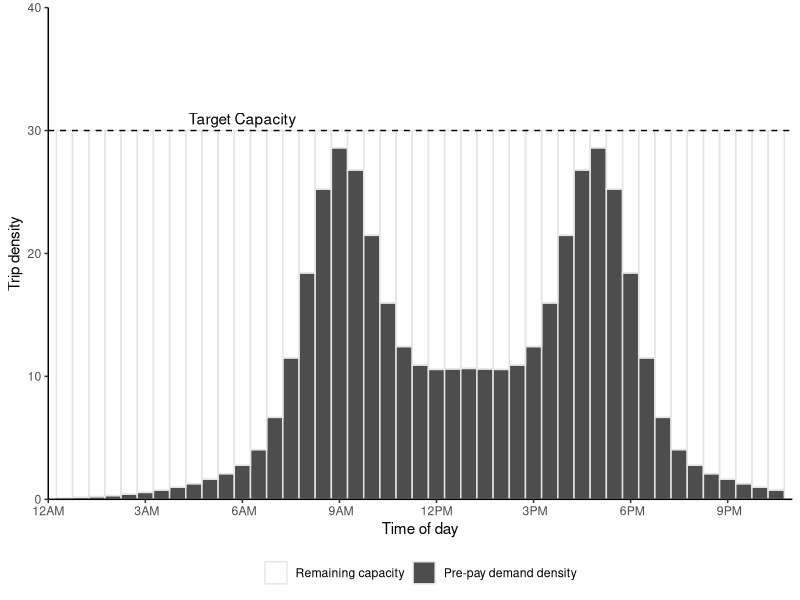

Write the R code that produced this figure.

library(data.table)
library(ggplot2)
library(scales)
# library(extrafont)

#### Functions ####

#Pricing function
fun.price <- function(k, pmin, pmax, a, b)  pmin + (pmax-pmin)/(1 + exp(a-b*k))

#Elasticity function
fun.elasticdemand <- function(k,p1,p2,E) k+k*(exp(-E*(p2-p1)/(p2+p1))-1)
#fun.elasticdemand <- function(k,p1,p2,E) k*((p2-p1)/p1)^-E

#Demand distribution (Manually constructed for this example)
fun.demanddist <- function(scale, t,sd) scale*(dnorm(t,mean=9,sd) + dnorm(t,mean=17,sd) + dnorm(t,mean=12,sd=4) + dnorm(t,mean=14,sd=4))


#### Parameters ####
E = 0.3
trips = 100000
inc = 5/60
t = seq(0,24,by=inc)
a = 7
b = 0.3
pfix = 8
pmin = 0*pfix/2
pmax = pfix*3
nlanes = 6 #lanes

#### Run for the constant parameters ####
dat = data.table(t=t, k1 = fun.demanddist(85,t,1.5), price1 = pfix)
#dat[ , k2 := fun.demanddist(t,2)]
dat[ , "q1" := trips*k1/sum(k1)/inc/nlanes ]
dat[ , "n1" := trips*k1/sum(k1) ]
dat[ , price2 := fun.price(k1, pmin, pmax, a, b)]

dat[ , k2 := fun.elasticdemand(k1,price1,price2,E)]
dat[ , k2 := sum(k1)*k2/sum(k2)]
dat[ , "q2" := trips*k2/sum(k2)/inc/nlanes ]
dat[ , "n2" := trips*k2/sum(k2) ]

#Revenue
dat[ , rev1 := n1*price1]
dat[ , rev2 := n2*price2]
#Revenue per house
dat[ , rev1hr := rev1/inc]
dat[ , rev2hr := rev2/inc]
#Cumulative sum
dat[ , sumrev1 := cumsum(n1*price1)]
dat[ , sumrev2 := cumsum(n2*price2)]

#Time
dat[ , time := as.POSIXct('2000-01-01 00:00:00 EST', tz='EST') + (3600*t)]

#Check sum, make sure the same number of total trips happen
dat[ , lapply(.SD, sum),.SDcols = c("k1","k2")]
dat[ , lapply(.SD, sum),.SDcols = c("q1","q2")]
dat[ , lapply(.SD, sum),.SDcols = c("n1","n2")]


#### Run with varying pmax and elasticity ####
#Set up combination matrix
datvar = as.data.table(expand.grid(tval = t,
                                   elas = seq(0,2, by=0.025),
                                   surge = seq(0, 4, by = 0.05)))
#Assign fixed price & scaled price
datvar[ , price1 := pfix]
datvar[ , pmax := pfix*surge]
#Calculate demand dist for each combo
datvar[ , k1 := fun.demanddist(85, tval, 1.5), by = .(elas,surge)]
#Calculate flow and number of trips for fixed price
datvar[ , "q1" := trips*k1/sum(k1)/inc/nlanes, by = .(elas,surge)]
datvar[ , "n1" := trips*k1/sum(k1), by = .(elas,surge)]
#Calculate new price the previous demand
datvar[ , price2 := fun.price(k1, pmin, pmax, a, b)]
#Calculate new density, flow, and number of trips from price
datvar[ , k2 := fun.elasticdemand(k1,price1,price2,elas), by = .(elas,surge)]
datvar[ , k2 := sum(k1)*k2/sum(k2), by = .(elas,surge)]
datvar[ , "q2" := trips*k2/sum(k2)/inc/nlanes, by = .(elas,surge)]
datvar[ , "n2" := trips*k2/sum(k2), by = .(elas,surge)]
#Revenue
datvar[ , rev1 := cumsum(n1*price1)]
datvar[ , rev2 := cumsum(n2*price2)]

#Revenue
datvar[ , rev1 := n1*price1]
datvar[ , rev2 := n2*price2]
#Cumulative sum
datvar[ , sumrev1 := cumsum(rev1)]
datvar[ , sumrev2 := cumsum(rev2)]

#Time
datvar[ , time := as.POSIXct('2000-01-01 00:00:00 EST', tz='EST') + (3600*tval)]

#Check sum, make sure the same number of total trips happen
datvar[ , lapply(.SD, sum),.SDcols = c("k1","k2"), by = .(elas,surge)][, all.equal(k1,k2)]
datvar[ , lapply(.SD, sum),.SDcols = c("q1","q2"), by = .(elas,surge)][, all.equal(q1,q2)]
datvar[ , lapply(.SD, sum),.SDcols = c("n1","n2"), by = .(elas,surge)][, all.equal(n1,n2)]

#Percent difference between aggregate total revenue
revmat <- datvar[ , list("revratio" = (sum(rev2)-sum(rev1))/sum(rev1)), by = .(elas,surge)]

#Minimum pmax for revenue neutrality
Pmax_rev <- revmat[round(elas,4) == E & revratio >= 0, ][which.min(revratio), surge]

#### Ploting ####


#### Kernal Density 
#rand = data.table(rand = c(rlnorm(50, sd=0.5), rnorm(50, mean=3, sd=0.5)))
#rand = data.table(rand = rlnorm(5))
rand = data.table(rand = c(-2.1,-1.3,-0.4,1.9,5.1,6.2))
d = density(rand$rand, kernel = 'gaussian', bw=sqrt(2.25))

plot.kernel <- ggplot(rand, aes(rand)) +
  geom_rug() +
  geom_histogram(aes(y=4*..density..), binwidth=d$bw, alpha=0.2) +
  geom_density(aes(y=..count..), bw=d$bw) +
  scale_y_continuous("Density", limits = c(0, 1)) +
  scale_x_continuous("Random value", limits = c(-7.5,12)) +
  theme_classic() 
#theme(text=element_text(family="Times New Roman"))
for(x in rand$rand) plot.kernel <- plot.kernel + stat_function(fun = dnorm, args = list(mean = x, sd = d$bw), linetype=2)
# plot.kernel


#### Elasticity Plot
elabs <- c(bquote(epsilon ==~.(E/2)), bquote(epsilon ==~.(E)), bquote(epsilon ==~.(2*E)))

plot.elasticity <- ggplot(data.frame(x = c(0, 1)), aes(x)) + 
  stat_function(fun = function(x) exp(-0.5*E*x)-1, aes(linetype = "E/2", color = "E/2"), alpha = 0.5) +
  stat_function(fun = function(x) exp(-E*x)-1, aes(linetype = "E", color = "E")) +
  stat_function(fun = function(x) exp(-2.0*E*x)-1, aes(linetype = "2E", color = "2E"), alpha = 0.5) +
  geom_vline(xintercept = 0, linetype="dotted") +
  geom_hline(yintercept = 0, linetype="dotted") +
  #annotate("text", x=-0.4, y=-.25, label = paste("Constant elasticity =",E)) + #, family = "Times New Roman") +
  scale_x_continuous(expression(Delta~"Price"), labels = scales::percent, limits = c(-1,1)) +
  scale_y_continuous(expression(Delta~"Demand"), labels = scales::percent, limits = c(-0.5,0.5)) +
  scale_color_brewer("Elasticity", palette = "Set1", limits = c("E/2","E","2E"), labels = elabs) +
  scale_linetype_manual("Elasticity", values = c(2,1,5), limits = c("E/2","E","2E"), labels = elabs) +
  theme_classic()
# theme(text=element_text(family="Times New Roman"))
# plot.elasticity

#### Pricing function
plabs <- c(bquote(P[max] ==~"$"*.(pmax/2)), bquote(P[max] ==~"$"*.(pmax)), bquote(P[max] ==~"$"*.(2*pmax)))

plot.price <- ggplot(data.frame(x = c(0, 40)), aes(x)) + 
  stat_function(fun = fun.price, args = list(pmin, 0.5*pmax, a, b), aes(linetype = "pmax/2", color = "pmax/2"), alpha = 0.5) +
  stat_function(fun = fun.price, args = list(pmin, pmax, a, b), aes(linetype = "pmax", color = "pmax")) +
  stat_function(fun = fun.price, args = list(pmin, 2*pmax, a, b), aes(linetype = "2pmax", color = "2pmax"), alpha = 0.5) +
  scale_y_continuous("Price ($/veh)", labels = scales::dollar, limits = c(0,2*pmax)) +
  scale_x_continuous("Traffic density (veh/km/lane)") +
  scale_color_brewer(expression("Upper price limit,"~P[max]), palette = "Set1", limits = c("pmax/2","pmax","2pmax"), labels = plabs) +
  scale_linetype_manual(expression("Upper price limit,"~P[max]), values = c(2,1,5), limits = c("pmax/2","pmax","2pmax"), labels = plabs) +
  theme_classic()
# theme(text=element_text(family="Times New Roman"))
# plot.price


#### Discretized time Density Distributions
captime = data.table(t = seq(0, 24, by = 0.5),
                     time = as.POSIXct('2000-01-01 00:00:00 EST', tz='EST') + (3600*seq(0, 24, by = 0.5)),
                     k = fun.demanddist(55, seq(0, 24, by = 0.5), 1),
                     cap = 30)
captime[ , diff := cap - k ]
captime[diff < 0, diff := abs(diff) + cap]
captime <- melt(captime, id.vars = c("t","time","cap"))
captime[ , variable := factor(variable, levels = c("diff","k"))]

plot.captime <- ggplot(captime) + 
  #geom_col(aes(x=time,y=k), color = alpha("white",0)) +
  #geom_col(aes(x=time,y=cap, color = "Density of pre-purchased time slots"), width = 0, fill = alpha("white",0)) +
  geom_col(aes(x=time, y = value, fill = variable), color = "gray90", width = 1800, position = "stack") +
  scale_fill_manual(NULL, values = c(alpha("white",0),"gray30"), labels = c("Remaining capacity","Pre-pay demand density")) +
  geom_hline(yintercept = captime$cap[1], linetype = "dashed") +
  annotate("text", x = as.POSIXct('2000-01-01 06:00:00 EST', tz='EST'), y = 30, label = "Target Capacity", vjust = -0.5) +
  scale_y_continuous("Trip density", expand = c(0,0), limits = c(0,40)) +
  scale_x_datetime("Time of day", labels = date_format("%l%p", tz='EST'), date_breaks = "3 hour", expand = c(0,0),
                   limits = c(as.POSIXct('2000-01-01 00:00:00 EST', tz='EST'),as.POSIXct('2000-01-01 23:00:00 EST', tz='EST'))) +
  theme_classic() +
  theme(legend.position = "bottom", 
        legend.background = element_blank())
#text=element_text(family="Times New Roman"))
plot.captime


#### Demand Distributions
plot.demanddist <- ggplot(dat) + 
  geom_area(aes(x=time,y=n1/inc), fill = "gray80", color = "black") + 
  scale_y_continuous("Travel Demand (trips/hr)", labels = scales::comma) +
  scale_x_datetime("Time of day", labels = date_format("%l%p", tz='EST'), date_breaks = "3 hour",
                   limits = c(as.POSIXct('2000-01-01 00:00:00 EST', tz='EST'),as.POSIXct('2000-01-01 23:00:00 EST', tz='EST'))) +
  theme_classic() +
  theme(legend.position = c(0.2,0.7), 
        legend.background = element_blank())
#text=element_text(family="Times New Roman"))
# plot.demanddist



#### Demand Density Distributions (Same as flow, but with density)
plot.demanddensity <- ggplot(dat) + 
  geom_line(aes(x=time,y=k1, linetype="Fixed")) + 
  geom_line(aes(x=time,y=k2, linetype="Dynamic")) + 
  scale_y_continuous("Traffic density (veh/km/ln)") +
  scale_linetype("Tolling scheme") +
  scale_x_datetime("Time of day", labels = date_format("%l%p", tz='EST'), date_breaks = "3 hour",
                   limits = c(as.POSIXct('2000-01-01 00:00:00 EST', tz='EST'),as.POSIXct('2000-01-01 23:00:00 EST', tz='EST'))) +
  theme_classic() +
  theme(legend.position = c(0.2,0.7), 
        legend.background = element_blank())
        #text=element_text(family="Times New Roman"))
# plot.demanddensity

#### Demand flow distributions (Same as density, but with flow)
plot.demandflow <- ggplot(dat) + 
  geom_line(aes(x=time,y=q1, linetype="Fixed")) + 
  geom_line(aes(x=time,y=q2, linetype="Dynamic")) + 
  scale_y_continuous("Traffic flow (veh/hr/lane)") +
  scale_linetype("Tolling scheme") +
  scale_x_datetime("Time of day", labels = date_format("%l%p", tz='EST'), date_breaks = "3 hour",
                   limits = c(as.POSIXct('2000-01-01 00:00:00 EST', tz='EST'),as.POSIXct('2000-01-01 23:00:00 EST', tz='EST'))) +
  theme_classic() +
  theme(legend.position = c(0.15,0.6))
        #text=element_text(family="Times New Roman"))
# plot.demandflow


#### Toll price distribution
plot.toll <- ggplot(dat) +  
  geom_line(aes(x=time,y=price1, linetype="Fixed")) + 
  geom_line(aes(x=time,y=price2, linetype="Dynamic")) + 
  scale_y_continuous("Price ($/veh)", labels = scales::dollar, limits = c(0,pmax)) +
  scale_linetype("Tolling scheme") +
  scale_x_datetime("Time of day", labels = date_format("%l%p", tz='EST'), date_breaks = "3 hour",
                   limits = c(as.POSIXct('2000-01-01 00:00:00 EST', tz='EST'),as.POSIXct('2000-01-01 23:00:00 EST', tz='EST'))) +
  theme_classic() +
  theme(legend.position = c(0.2,0.7),
        legend.background = element_blank())
        #text=element_text(family="Times New Roman"))
# plot.toll

#### Revenue distribution
plot.revenue <- ggplot(dat) + 
  geom_line(aes(x=time,y=rev1, linetype=paste0("Fixed toll,\nTotal revenue: ", scales::dollar(sum(dat$rev1))))) +
  geom_line(aes(x=time,y=rev2, linetype=paste0("Dynamic toll,\nTotal revenue: ", scales::dollar(sum(dat$rev2))))) +
  scale_y_continuous(expression("Revenue per hour ($/hr)"), labels = scales::dollar) +
  scale_x_datetime("Time of day", labels = date_format("%l%p", tz='EST'), date_breaks = "3 hour",
                   limits = c(as.POSIXct('2000-01-01 00:00:00 EST', tz='EST'),
                              as.POSIXct('2000-01-01 24:00:00 EST', tz='EST'))) +
  scale_linetype(NULL) +
  # annotate("text", x=as.POSIXct('2000-01-01 24:00:00 EST', tz='EST'), y=0.5*max(dat$rev2),
  #          label = paste0(paste0("Fixed toll: ", scales::dollar(sum(dat$rev1))),"\n",
  #                         paste0("Dynamic toll: ", scales::dollar(sum(dat$rev2)))), hjust = 0, size = 4) +
  theme_classic() +
  theme(legend.position = "bottom",
        legend.background = element_blank())
        #text=element_text(family="Times New Roman"))
# plot.revenue


#### Cumulative revenue
plot.revsum <- ggplot(dat) + 
  geom_line(aes(x=time,y=sumrev1, linetype="Fixed")) +
  geom_line(aes(x=time,y=sumrev2, linetype="Dynamic")) +
  scale_y_continuous("Total revenue ($)", labels = scales::dollar) +
  scale_linetype(NULL) +
  scale_x_datetime("Time of day", labels = date_format("%l%p", tz='EST'), date_breaks = "3 hour",
                   limits = c(as.POSIXct('2000-01-01 00:00:00 EST', tz='EST'),as.POSIXct('2000-01-01 23:00:00 EST', tz='EST'))) +
  theme_classic() +
  theme(legend.position = c(0.2,0.7),
        legend.background = element_blank())
#text=element_text(family="Times New Roman"))
# plot.revsum


#### Total revenue by Elasticity vs Pmax
# cuts = with(revmat, 
#             c(seq(10*floor(10*min(revratio)), 100, length.out = 6)[-6],
#               seq(100, 10*ceiling(10*max(revratio)), length.out = 6)))

cuts = seq(-150, 150, by = 25)
cutlabs = c(paste0(paste(round(cuts)[-length(cuts)], round(cuts[-1]), sep = " to "),"%"),paste0(">",round(cuts)[length(cuts)],"%"))

plot.revmat <- ggplot(revmat, aes(x = E, y = surge)) +
  #geom_contour_filled(breaks = cuts, aes(z = 100*revratio)) +
  geom_raster(aes(fill = cut(100*revratio, c(cuts,Inf), include.lowest = T))) +
  geom_contour(breaks = cuts, aes(z = 100*revratio), color = "black") +
  scale_x_continuous(expression("Price Elasticity of Demand, "~epsilon), expand = c(0,0)) +
  scale_y_continuous(expression("Maximum surge pricing,"~P[max]), expand = c(0,0),
                     labels = scales::percent_format()) +
  scale_fill_brewer(expression("Revenue change\n(Dynamic vs Fixed)"),
                    palette = "RdBu", label = cutlabs) +
  coord_cartesian(xlim = c(0, max(revmat$E)), ylim = c(0,max(revmat$surge))) +
  theme_bw()
# plot.revmat




# ggsave("../figures/toyprice.pdf", plot.price, device = cairo_pdf, width=4.25, height=2, units = "in")
# ggsave("../figures/toyelasticity.pdf", plot.elasticity, device = cairo_pdf, width=4.25, height=2, units = "in")
# ggsave("../figures/toydemand.pdf", plot.demanddensity, device = cairo_pdf, width=4.25, height=2, units = "in")
# ggsave("../figures/toytoll.pdf", plot.toll, device = cairo_pdf, width=4.25, height=2, units = "in")
# ggsave("../figures/toyrevenue.pdf", plot.revenue, device = cairo_pdf, width=4.25, height=2, units = "in")
# ggsave("../figures/KDE.pdf", plot.kernel, device = cairo_pdf, width=4.25, height=2, units = "in")
